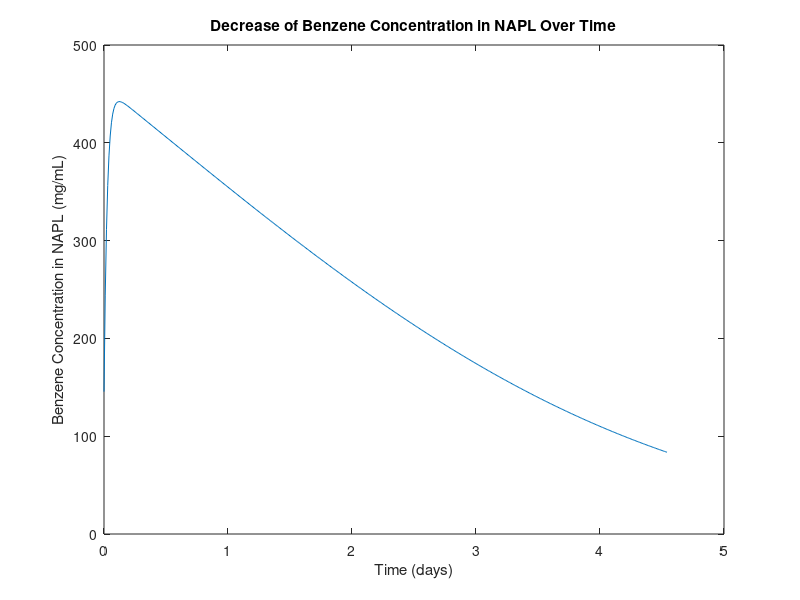

This chart was generated by the following MATLAB code:
clc
clear all
close all


KTAV=25;
Q=12;
V=2;
Cb_w_sat=1780;
Ct_w_sat=520;
Ch_w_sat=13;
Mn=50*1000;
Mb_n=0.3*Mn;
Mb_n_initial=Mb_n
Mt_n=0.3*Mn;
Mh_n=0.4*Mn;
MW_b=78;
MW_t=92;
MW_h=86;
xb=(Mb_n/MW_b)/((Mb_n/MW_b)+(Mt_n/MW_t)+(Mh_n/MW_h));
xt=(Mt_n/MW_t)/((Mb_n/MW_b)+(Mt_n/MW_t)+(Mh_n/MW_h));
xh=(Mh_n/MW_h)/((Mb_n/MW_b)+(Mt_n/MW_t)+(Mh_n/MW_h));
Cb_w=0
Ct_w=0
Ch_w=0
dt=0.01;
dCb_w=0;
i=1;
t=0;
while Mb_n-0.1*Mb_n_initial>10
    Cb_w_eq=xb*Cb_w_sat;
    dCb_n=KTAV*(Cb_w_eq-Cb_w)
    dCb_flow=-(Q*Cb_w/V)
    dCb_w=KTAV*(Cb_w_eq-Cb_w)-(Q*Cb_w/V)
    Cb_w_t=dCb_w*dt+Cb_w
    Mb_n_t=-dCb_n*dt*V+Mb_n
    Cb_w=Cb_w_t
    Mb_n=Mb_n_t
    pCb_w(i)=Cb_w;
    
    Ct_w_eq=xt*Ct_w_sat;
    dCt_n=KTAV*(Ct_w_eq-Ct_w);
    dCt_flow=-(Q*Ct_w/V);
    dCt_w=KTAV*(Ct_w_eq-Ct_w)-(Q*Ct_w/V);
    Ct_w_t=dCt_w*dt+Ct_w;
    Mt_n_t=-dCt_n*dt*V+Mt_n;
    Ct_w=Ct_w_t;
    Mt_n=Mt_n_t;
    
    Ch_w_eq=xh*Ch_w_sat;
    dCh_n=KTAV*(Ch_w_eq-Ch_w);
    dCh_flow=-(Q*Ch_w/V);
    dCh_w=KTAV*(Ch_w_eq-Ch_w)-(Q*Ch_w/V);
    Ch_w_t=dCh_w*dt+Ch_w;
    Mh_n_t=-dCh_n*dt*V+Mh_n;
    Ch_w=Ch_w_t;
    Mh_n=Mh_n_t;
    
    xb=(Mb_n/MW_b)/((Mb_n/MW_b)+(Mt_n/MW_t)+(Mh_n/MW_h));
    xt=(Mt_n/MW_t)/((Mb_n/MW_b)+(Mt_n/MW_t)+(Mh_n/MW_h));
    xh=(Mh_n/MW_h)/((Mb_n/MW_b)+(Mt_n/MW_t)+(Mh_n/MW_h));
    
    pt(i)=t;
    t=t+dt
    i=i+1
end

plot(pt,pCb_w)
xlabel('Time (days)')
ylabel('Benzene Concentration in NAPL (mg/mL)')
title('Decrease of Benzene Concentration in NAPL Over Time')
